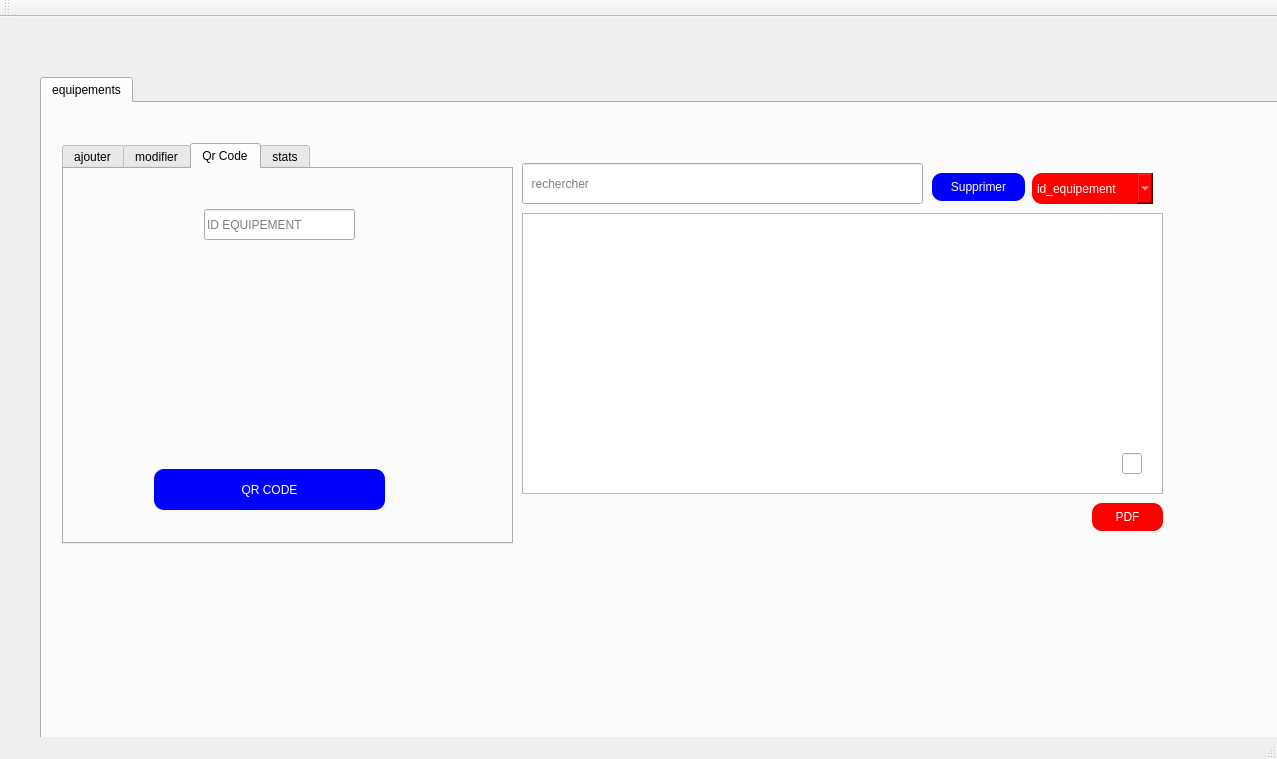
<?xml version="1.0" encoding="UTF-8"?>
<ui version="4.0">
 <class>MainWindow</class>
 <widget class="QMainWindow" name="MainWindow">
  <property name="geometry">
   <rect>
    <x>0</x>
    <y>0</y>
    <width>1277</width>
    <height>759</height>
   </rect>
  </property>
  <property name="windowTitle">
   <string>Gestion des Clients</string>
  </property>
  <widget class="QWidget" name="centralWidget">
   <widget class="QTabWidget" name="tabWidget">
    <property name="geometry">
     <rect>
      <x>40</x>
      <y>60</y>
      <width>1351</width>
      <height>841</height>
     </rect>
    </property>
    <property name="currentIndex">
     <number>0</number>
    </property>
    <widget class="QWidget" name="tab">
     <attribute name="title">
      <string>equipements</string>
     </attribute>
     <widget class="QTabWidget" name="tabWidget_2">
      <property name="geometry">
       <rect>
        <x>20</x>
        <y>40</y>
        <width>451</width>
        <height>401</height>
       </rect>
      </property>
      <property name="currentIndex">
       <number>2</number>
      </property>
      <widget class="QWidget" name="tab_3">
       <attribute name="title">
        <string>ajouter</string>
       </attribute>
       <widget class="QLabel" name="label_4">
        <property name="geometry">
         <rect>
          <x>60</x>
          <y>40</y>
          <width>101</width>
          <height>21</height>
         </rect>
        </property>
        <property name="text">
         <string>id_equipement</string>
        </property>
       </widget>
       <widget class="QLineEdit" name="prix_e">
        <property name="geometry">
         <rect>
          <x>160</x>
          <y>140</y>
          <width>111</width>
          <height>22</height>
         </rect>
        </property>
       </widget>
       <widget class="QLineEdit" name="nom_e">
        <property name="geometry">
         <rect>
          <x>160</x>
          <y>180</y>
          <width>113</width>
          <height>22</height>
         </rect>
        </property>
       </widget>
       <widget class="QPushButton" name="ajouter_e">
        <property name="geometry">
         <rect>
          <x>340</x>
          <y>340</y>
          <width>93</width>
          <height>28</height>
         </rect>
        </property>
        <property name="styleSheet">
         <string notr="true">background-color:blue ;
font 700 10pt &quot;segoe Print&quot; ;
color:white ;
border-radius : 10px ;
</string>
        </property>
        <property name="text">
         <string>Ajouter</string>
        </property>
       </widget>
       <widget class="QLineEdit" name="id_e">
        <property name="geometry">
         <rect>
          <x>160</x>
          <y>40</y>
          <width>113</width>
          <height>22</height>
         </rect>
        </property>
       </widget>
       <widget class="QLabel" name="label_3">
        <property name="geometry">
         <rect>
          <x>70</x>
          <y>140</y>
          <width>81</width>
          <height>16</height>
         </rect>
        </property>
        <property name="text">
         <string>prix:</string>
        </property>
       </widget>
       <widget class="QLabel" name="label_6">
        <property name="geometry">
         <rect>
          <x>30</x>
          <y>180</y>
          <width>121</width>
          <height>16</height>
         </rect>
        </property>
        <property name="text">
         <string>nom_equipement</string>
        </property>
       </widget>
       <widget class="QLabel" name="label_2">
        <property name="geometry">
         <rect>
          <x>70</x>
          <y>100</y>
          <width>56</width>
          <height>16</height>
         </rect>
        </property>
        <property name="text">
         <string>reference</string>
        </property>
       </widget>
       <widget class="QLineEdit" name="ref_e">
        <property name="geometry">
         <rect>
          <x>160</x>
          <y>90</y>
          <width>113</width>
          <height>22</height>
         </rect>
        </property>
       </widget>
      </widget>
      <widget class="QWidget" name="tab_5">
       <attribute name="title">
        <string>modifier</string>
       </attribute>
       <widget class="QLabel" name="label_11">
        <property name="geometry">
         <rect>
          <x>60</x>
          <y>90</y>
          <width>56</width>
          <height>16</height>
         </rect>
        </property>
        <property name="text">
         <string>reference</string>
        </property>
       </widget>
       <widget class="QLineEdit" name="id_e_2">
        <property name="geometry">
         <rect>
          <x>170</x>
          <y>50</y>
          <width>113</width>
          <height>22</height>
         </rect>
        </property>
       </widget>
       <widget class="QLabel" name="label_7">
        <property name="geometry">
         <rect>
          <x>50</x>
          <y>200</y>
          <width>111</width>
          <height>16</height>
         </rect>
        </property>
        <property name="text">
         <string>nom_equipement:</string>
        </property>
       </widget>
       <widget class="QLineEdit" name="nom_e_2">
        <property name="geometry">
         <rect>
          <x>172</x>
          <y>200</y>
          <width>111</width>
          <height>22</height>
         </rect>
        </property>
       </widget>
       <widget class="QLabel" name="label_8">
        <property name="geometry">
         <rect>
          <x>50</x>
          <y>140</y>
          <width>81</width>
          <height>16</height>
         </rect>
        </property>
        <property name="text">
         <string>prix:</string>
        </property>
       </widget>
       <widget class="QLineEdit" name="prix_e_2">
        <property name="geometry">
         <rect>
          <x>170</x>
          <y>150</y>
          <width>111</width>
          <height>22</height>
         </rect>
        </property>
       </widget>
       <widget class="QLineEdit" name="ref_e_2">
        <property name="geometry">
         <rect>
          <x>170</x>
          <y>100</y>
          <width>113</width>
          <height>22</height>
         </rect>
        </property>
       </widget>
       <widget class="QLabel" name="label_10">
        <property name="geometry">
         <rect>
          <x>50</x>
          <y>50</y>
          <width>101</width>
          <height>21</height>
         </rect>
        </property>
        <property name="text">
         <string>id_equipement </string>
        </property>
       </widget>
       <widget class="QPushButton" name="pushButton_2">
        <property name="geometry">
         <rect>
          <x>310</x>
          <y>310</y>
          <width>93</width>
          <height>28</height>
         </rect>
        </property>
        <property name="styleSheet">
         <string notr="true">background-color:blue ;
font 700 10pt &quot;segoe Print&quot; ;
color:white ;
border-radius : 10px ;
</string>
        </property>
        <property name="text">
         <string>modifier</string>
        </property>
       </widget>
      </widget>
      <widget class="QWidget" name="tab_6">
       <attribute name="title">
        <string>Qr Code</string>
       </attribute>
       <widget class="QPushButton" name="qrcodegen_3">
        <property name="geometry">
         <rect>
          <x>90</x>
          <y>300</y>
          <width>231</width>
          <height>41</height>
         </rect>
        </property>
        <property name="styleSheet">
         <string notr="true">background-color:blue ;
font 700 10pt &quot;segoe Print&quot; ;
color:white ;
border-radius : 10px ;
</string>
        </property>
        <property name="text">
         <string>QR CODE</string>
        </property>
        <property name="icon">
         <iconset>
          <normaloff>../../../1/Bureau/chartegraphique/Nouveau dossier/qr.png</normaloff>../../../1/Bureau/chartegraphique/Nouveau dossier/qr.png</iconset>
        </property>
        <property name="iconSize">
         <size>
          <width>23</width>
          <height>25</height>
         </size>
        </property>
       </widget>
       <widget class="QLabel" name="qrcodecommande_3">
        <property name="enabled">
         <bool>true</bool>
        </property>
        <property name="geometry">
         <rect>
          <x>110</x>
          <y>90</y>
          <width>200</width>
          <height>200</height>
         </rect>
        </property>
        <property name="sizePolicy">
         <sizepolicy hsizetype="Fixed" vsizetype="Fixed">
          <horstretch>0</horstretch>
          <verstretch>0</verstretch>
         </sizepolicy>
        </property>
        <property name="minimumSize">
         <size>
          <width>200</width>
          <height>200</height>
         </size>
        </property>
        <property name="maximumSize">
         <size>
          <width>200</width>
          <height>200</height>
         </size>
        </property>
        <property name="text">
         <string/>
        </property>
       </widget>
       <widget class="QLineEdit" name="lineEdit_qrcode_3">
        <property name="geometry">
         <rect>
          <x>140</x>
          <y>40</y>
          <width>151</width>
          <height>31</height>
         </rect>
        </property>
        <property name="sizeIncrement">
         <size>
          <width>0</width>
          <height>0</height>
         </size>
        </property>
        <property name="contextMenuPolicy">
         <enum>Qt::NoContextMenu</enum>
        </property>
        <property name="locale">
         <locale language="French" country="France"/>
        </property>
        <property name="text">
         <string/>
        </property>
        <property name="alignment">
         <set>Qt::AlignJustify|Qt::AlignVCenter</set>
        </property>
        <property name="placeholderText">
         <string>ID EQUIPEMENT</string>
        </property>
        <property name="cursorMoveStyle">
         <enum>Qt::LogicalMoveStyle</enum>
        </property>
        <property name="clearButtonEnabled">
         <bool>false</bool>
        </property>
       </widget>
      </widget>
      <widget class="QWidget" name="stats">
       <attribute name="title">
        <string>stats</string>
       </attribute>
       <widget class="QWidget" name="stats" native="true">
        <property name="geometry">
         <rect>
          <x>9</x>
          <y>9</y>
          <width>421</width>
          <height>351</height>
         </rect>
        </property>
       </widget>
      </widget>
     </widget>
     <widget class="QTableView" name="tab_equipement">
      <property name="geometry">
       <rect>
        <x>480</x>
        <y>110</y>
        <width>641</width>
        <height>281</height>
       </rect>
      </property>
      <property name="styleSheet">
       <string notr="true"> QTableView {
     selection-background-color: qlineargradient(rgb(0, 170, 255));
font: 75 12pt &quot;NSimSun&quot;;
 }
 QTableView QTableCornerButton::section {
     background:  rgb(0, 0, 255);
     border: 2px outset  rgb(0, 0, 255);
 }</string>
      </property>
     </widget>
     <widget class="QLineEdit" name="id_e_s">
      <property name="geometry">
       <rect>
        <x>1080</x>
        <y>350</y>
        <width>20</width>
        <height>21</height>
       </rect>
      </property>
      <property name="styleSheet">
       <string notr="true">color: rgb(255, 255, 255);</string>
      </property>
      <property name="readOnly">
       <bool>true</bool>
      </property>
     </widget>
     <widget class="QWidget" name="widget" native="true">
      <property name="geometry">
       <rect>
        <x>1010</x>
        <y>310</y>
        <width>120</width>
        <height>80</height>
       </rect>
      </property>
      <property name="styleSheet">
       <string notr="true">border-image: url(:/new/prefix1/logo.png);</string>
      </property>
     </widget>
     <widget class="QLineEdit" name="lineEditchercher">
      <property name="geometry">
       <rect>
        <x>480</x>
        <y>60</y>
        <width>401</width>
        <height>41</height>
       </rect>
      </property>
      <property name="placeholderText">
       <string>  rechercher </string>
      </property>
     </widget>
     <widget class="QPushButton" name="supprimer_e">
      <property name="geometry">
       <rect>
        <x>890</x>
        <y>70</y>
        <width>93</width>
        <height>28</height>
       </rect>
      </property>
      <property name="styleSheet">
       <string notr="true">background-color:blue ;
font 700 10pt &quot;segoe Print&quot; ;
color:white ;
border-radius : 10px ;
</string>
      </property>
      <property name="text">
       <string>Supprimer</string>
      </property>
     </widget>
     <widget class="QComboBox" name="comboBox">
      <property name="geometry">
       <rect>
        <x>990</x>
        <y>70</y>
        <width>121</width>
        <height>31</height>
       </rect>
      </property>
      <property name="styleSheet">
       <string notr="true">background-color:red
 ;
font 700 10pt &quot;segoe Print&quot; ;
color:white ;
border-radius : 10px ;
</string>
      </property>
      <item>
       <property name="text">
        <string>id_equipement</string>
       </property>
      </item>
      <item>
       <property name="text">
        <string>prix</string>
       </property>
      </item>
      <item>
       <property name="text">
        <string>reference</string>
       </property>
      </item>
      <item>
       <property name="text">
        <string>nom_equipement</string>
       </property>
      </item>
     </widget>
     <widget class="QPushButton" name="pushButton_3">
      <property name="geometry">
       <rect>
        <x>1050</x>
        <y>400</y>
        <width>71</width>
        <height>28</height>
       </rect>
      </property>
      <property name="styleSheet">
       <string notr="true">background-color:red ;
font 700 10pt &quot;segoe Print&quot; ;
color:white ;
border-radius : 10px ;
</string>
      </property>
      <property name="text">
       <string>PDF</string>
      </property>
     </widget>
    </widget>
   </widget>
  </widget>
  <widget class="QMenuBar" name="menuBar">
   <property name="geometry">
    <rect>
     <x>0</x>
     <y>0</y>
     <width>1277</width>
     <height>26</height>
    </rect>
   </property>
  </widget>
  <widget class="QToolBar" name="mainToolBar">
   <attribute name="toolBarArea">
    <enum>TopToolBarArea</enum>
   </attribute>
   <attribute name="toolBarBreak">
    <bool>false</bool>
   </attribute>
  </widget>
  <widget class="QStatusBar" name="statusBar"/>
 </widget>
 <layoutdefault spacing="6" margin="11"/>
 <resources/>
 <connections/>
</ui>
